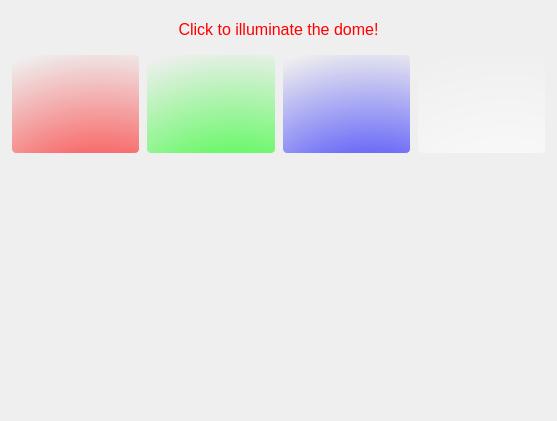
<?xml version="1.0" encoding="UTF-8"?>
<ui version="4.0">
 <class>illimunationDialog</class>
 <widget class="QWidget" name="illimunationDialog">
  <property name="geometry">
   <rect>
    <x>0</x>
    <y>0</y>
    <width>557</width>
    <height>421</height>
   </rect>
  </property>
  <property name="windowTitle">
   <string>Form</string>
  </property>
  <layout class="QVBoxLayout" name="verticalLayout">
   <item>
    <widget class="QFrame" name="horizontalFrame_2">
     <property name="maximumSize">
      <size>
       <width>16777215</width>
       <height>70</height>
      </size>
     </property>
     <layout class="QHBoxLayout" name="horizontalLayout_2">
      <item>
       <widget class="QLabel" name="label">
        <property name="maximumSize">
         <size>
          <width>16777215</width>
          <height>30</height>
         </size>
        </property>
        <property name="text">
         <string>&lt;html&gt;&lt;head/&gt;&lt;body&gt;&lt;p align=&quot;center&quot;&gt;&lt;span style=&quot; font-size:12pt; color:#ff0000;&quot;&gt;Click to illuminate the dome!&lt;/span&gt;&lt;/p&gt;&lt;/body&gt;&lt;/html&gt;</string>
        </property>
       </widget>
      </item>
     </layout>
    </widget>
   </item>
   <item>
    <layout class="QHBoxLayout" name="horizontalLayout">
     <item>
      <widget class="QPushButton" name="btnRed">
       <property name="minimumSize">
        <size>
         <width>0</width>
         <height>100</height>
        </size>
       </property>
       <property name="accessibleName">
        <string>R</string>
       </property>
       <property name="autoFillBackground">
        <bool>false</bool>
       </property>
       <property name="styleSheet">
        <string notr="true">QPushButton { 
     border-style: inset;
     border-width: 1px;
     border-radius:5px;
	 padding: 3px;
     border-style: solid;
     border-width: 1px;
     border-radius:5px;
     border-color: palette(button);

    background-color: qradialgradient(cx: 0.7, cy: 1.4, fx: 0.7, fy: 1.9, radius: 1.5, stop: 0 rgb(255,0, 0), stop: 1 transparent );
	 padding: 3px;
     font-size: 10pt;
}

QPushButton:checked { 
     border-color: palette(dark);
     background-color: rgb(255, 0, 0);

}

QPushButton:pressed { 
     border-color: palette(dark);
     background-color: qradialgradient(cx: 0.7, cy: 1.4, fx: 0.7, fy: 1.9, radius: 1.5, stop: 0 palette(dark), stop: 1 transparent );
}

</string>
       </property>
       <property name="text">
        <string/>
       </property>
       <property name="checkable">
        <bool>true</bool>
       </property>
       <property name="checked">
        <bool>false</bool>
       </property>
      </widget>
     </item>
     <item>
      <widget class="QPushButton" name="btnGreen">
       <property name="minimumSize">
        <size>
         <width>0</width>
         <height>100</height>
        </size>
       </property>
       <property name="accessibleName">
        <string>G</string>
       </property>
       <property name="autoFillBackground">
        <bool>false</bool>
       </property>
       <property name="styleSheet">
        <string notr="true">QPushButton { 
     border-style: inset;
     border-width: 1px;
     border-radius:5px;
	 padding: 3px;
     border-style: solid;
     border-width: 1px;
     border-radius:5px;
     border-color: palette(button);

    background-color: qradialgradient(cx: 0.7, cy: 1.4, fx: 0.7, fy: 1.9, radius: 1.5, stop: 0 rgb(0,255, 0), stop: 1 transparent );
	 padding: 3px;
     font-size: 10pt;
}

QPushButton:checked { 
     border-color: palette(dark);
background-color: rgb(0, 255, 0);

}

QPushButton:pressed { 
     border-color: palette(dark);
     background-color: qradialgradient(cx: 0.7, cy: 1.4, fx: 0.7, fy: 1.9, radius: 1.5, stop: 0 palette(dark), stop: 1 transparent );
}

</string>
       </property>
       <property name="text">
        <string/>
       </property>
       <property name="checkable">
        <bool>true</bool>
       </property>
       <property name="checked">
        <bool>false</bool>
       </property>
      </widget>
     </item>
     <item>
      <widget class="QPushButton" name="btnBlue">
       <property name="minimumSize">
        <size>
         <width>0</width>
         <height>100</height>
        </size>
       </property>
       <property name="accessibleName">
        <string>B</string>
       </property>
       <property name="autoFillBackground">
        <bool>false</bool>
       </property>
       <property name="styleSheet">
        <string notr="true">
QPushButton { 
     border-style: inset;
     border-width: 1px;
     border-radius:5px;
	 padding: 3px;
     border-style: solid;
     border-width: 1px;
     border-radius:5px;
     border-color: palette(button);

 background-color: qradialgradient(cx: 0.7, cy: 1.4, fx: 0.7, fy: 1.9, radius: 1.5, stop: 0 rgb(0,0, 255), stop: 1 transparent );
	 padding: 3px;
     font-size: 10pt;
}

QPushButton:checked { 
     border-color: palette(dark);
background-color: rgb(0, 0, 255);
   
}

QPushButton:pressed { 
     border-color: palette(dark);
     background-color: qradialgradient(cx: 0.7, cy: 1.4, fx: 0.7, fy: 1.9, radius: 1.5, stop: 0 palette(dark), stop: 1 transparent );
}

</string>
       </property>
       <property name="text">
        <string/>
       </property>
       <property name="checkable">
        <bool>true</bool>
       </property>
       <property name="checked">
        <bool>false</bool>
       </property>
      </widget>
     </item>
     <item>
      <widget class="QPushButton" name="btnWhite">
       <property name="minimumSize">
        <size>
         <width>0</width>
         <height>100</height>
        </size>
       </property>
       <property name="accessibleName">
        <string>W</string>
       </property>
       <property name="autoFillBackground">
        <bool>false</bool>
       </property>
       <property name="styleSheet">
        <string notr="true">QPushButton { 
     border-style: inset;
     border-width: 1px;
     border-radius:5px;
	 padding: 3px;
     border-style: solid;
     border-width: 1px;
     border-radius:5px;
     border-color: palette(button);
    background-color: qradialgradient(cx: 0.7, cy: 1.4, fx: 0.7, fy: 1.9, radius: 1.5, stop: 0 rgb(255,255, 255), stop: 1 transparent );
	 padding: 3px;
     font-size: 10pt;
}

QPushButton:checked { 
     border-color: palette(dark);
background-color: rgb(255, 255, 255);
}

QPushButton:pressed { 
     border-color: palette(dark);
     background-color: qradialgradient(cx: 0.7, cy: 1.4, fx: 0.7, fy: 1.9, radius: 1.5, stop: 0 palette(dark), stop: 1 transparent );
}

</string>
       </property>
       <property name="text">
        <string/>
       </property>
       <property name="checkable">
        <bool>true</bool>
       </property>
       <property name="checked">
        <bool>false</bool>
       </property>
      </widget>
     </item>
    </layout>
   </item>
   <item>
    <spacer name="verticalSpacer">
     <property name="orientation">
      <enum>Qt::Vertical</enum>
     </property>
     <property name="sizeHint" stdset="0">
      <size>
       <width>20</width>
       <height>40</height>
      </size>
     </property>
    </spacer>
   </item>
  </layout>
 </widget>
 <resources/>
 <connections/>
</ui>
